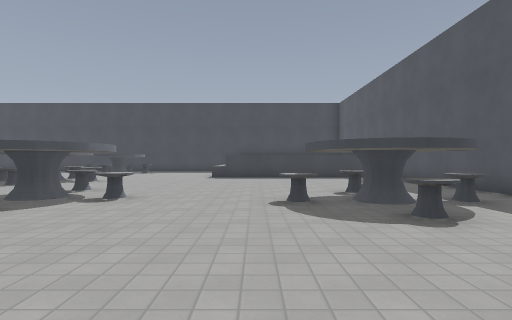
view 1 (above)

17 first-person views from a walk through a 3-D level made in the Godot game engine. The camera is 1.3 m above the floor, looks level and sees 80° across. The floor is counted in squares, 1.8 m on a side. Each view is taken from the middle of a square. On the plan, view 1 faces up. The plan holds only what a view shows up to about 10 squares ahead; the rest is blank. The place goes on beyond the plan. Flat picture figures and markers are not drawn. Surface patterns are stand-ins for the level's own textures.

view 2
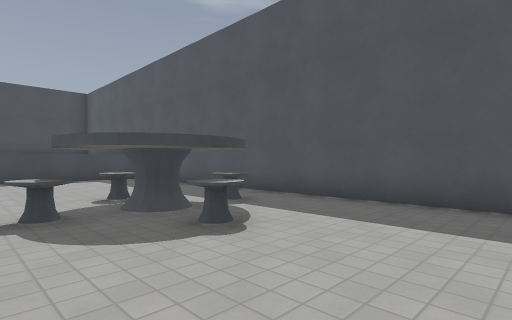

view 3
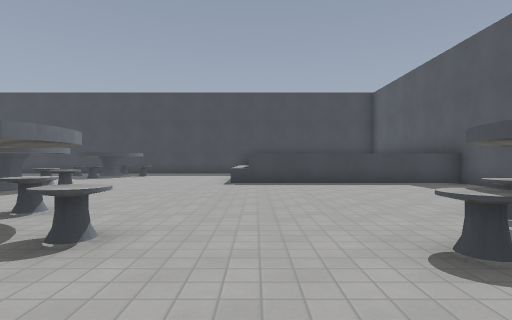

view 4
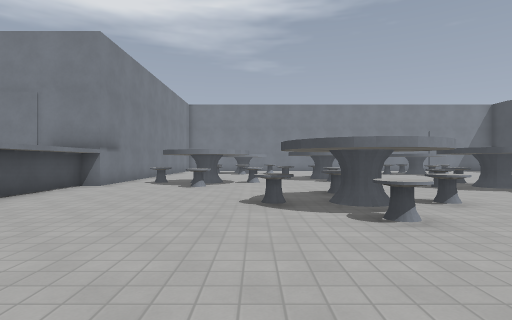

view 5
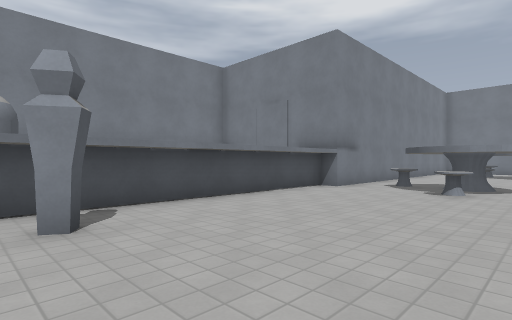

view 6
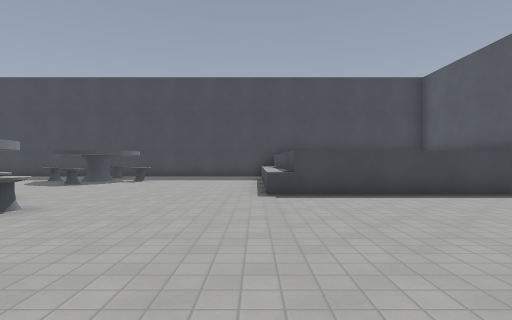

view 7
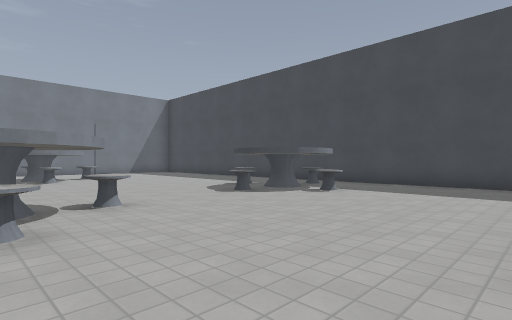

view 8
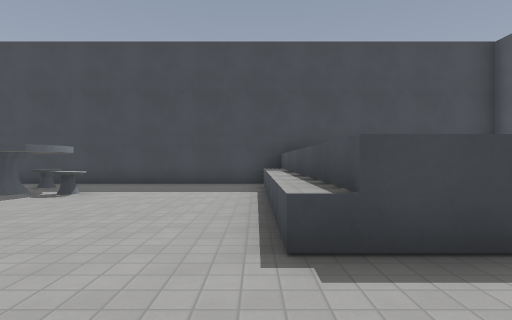

view 9
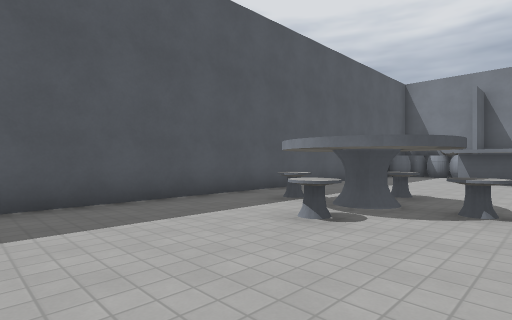

view 10
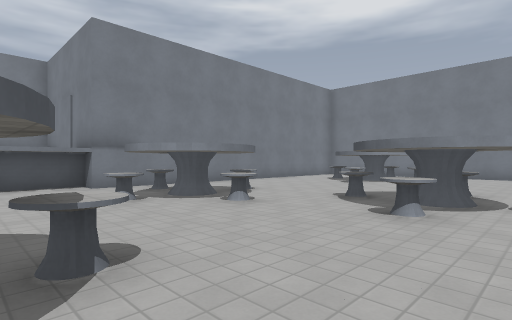

view 11
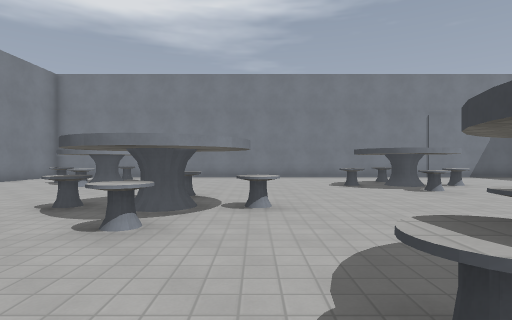

view 12
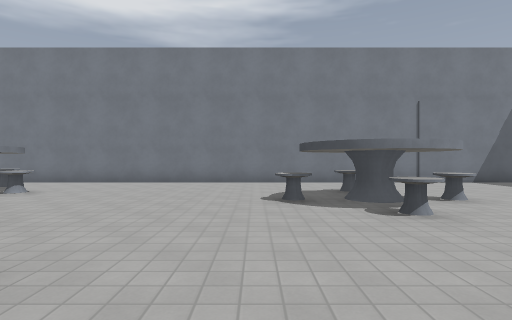

view 13
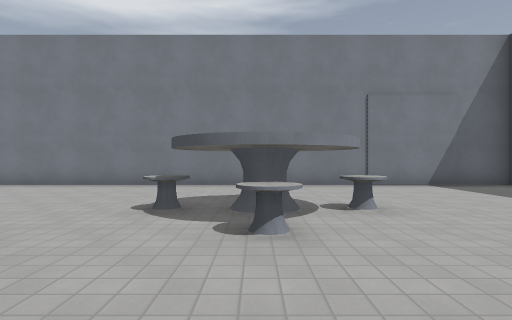

view 14
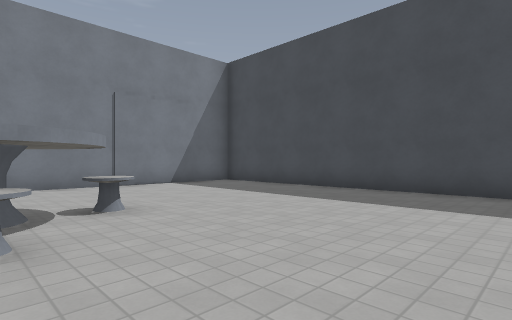

view 15
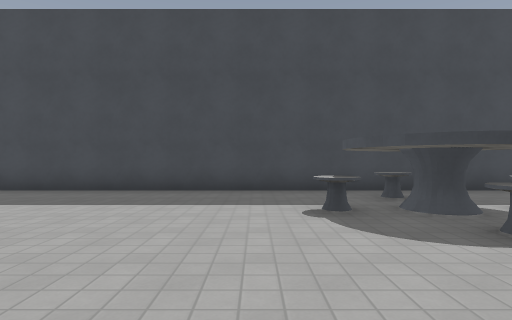

view 16
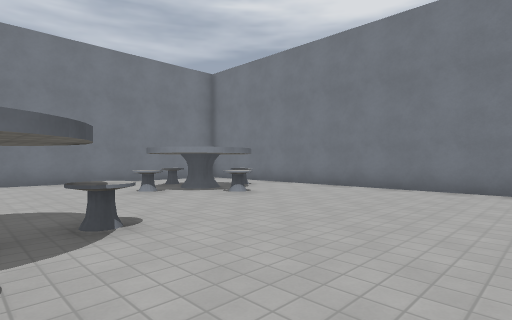

view 17
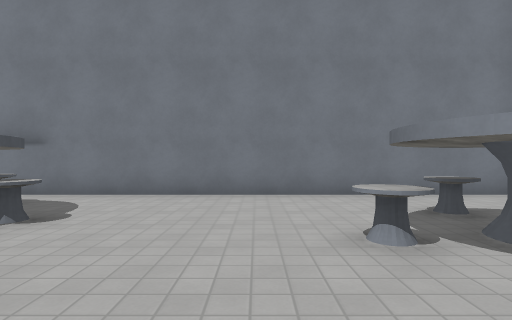

### Floor plan
Key: @ floor where view 1 was taken; # wall or solid block; . floor; ^ raised ledge.
Columns run from 19 left of view 1 to 6 right of it. Each row starts with its distance up from view 1.
 20   ################
 19 #.................^
 18 #.................^
 17 #..........##.....^
 16 #.........^###....^
 15 #...........#.....^
 14 #.................^
 13 #...##............^^^^^^^
 12 #..####.....^............#
 11 #...##..... ##...........#
 10 #..........###...........#
  9 #........................#
  8 #.......#................#
  7 #......###.....#.....^...#
  6 #.......##...^###...###..#
  5 #..^....^.....###...###^.#
  4 #..##.....^....^.........#
  3 #.###^....##.............#
  2 # .##....###.............#
  1   ........#..............#
  0  .................#@...
 -1  #####################

Where each view was taken, in squares from view 1:
view 1: 0 up, 0 right, facing up
view 2: 1 up, 0 right, facing up-right
view 3: 3 up, 1 left, facing up
view 4: 4 up, 1 right, facing left
view 5: 4 up, 0 right, facing down-left
view 6: 6 up, 2 left, facing up
view 7: 10 up, 2 left, facing up-left
view 8: 10 up, 2 left, facing up
view 9: 10 up, 0 right, facing down-right
view 10: 8 up, 5 left, facing down-left
view 11: 8 up, 6 left, facing left
view 12: 10 up, 9 left, facing left
view 13: 12 up, 10 left, facing left
view 14: 12 up, 10 left, facing up-left
view 15: 12 up, 10 left, facing up
view 16: 10 up, 11 left, facing down-left
view 17: 6 up, 13 left, facing down
